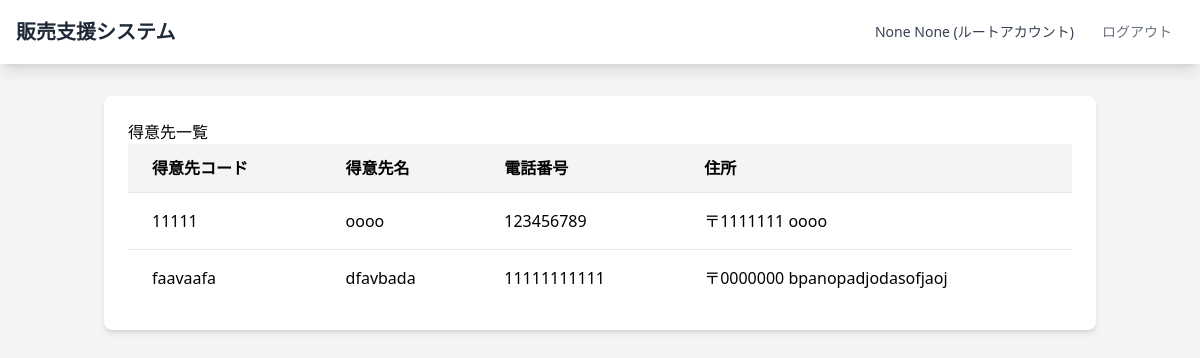
The page /sales/customers/ (signed in) on the database as committed earlier.
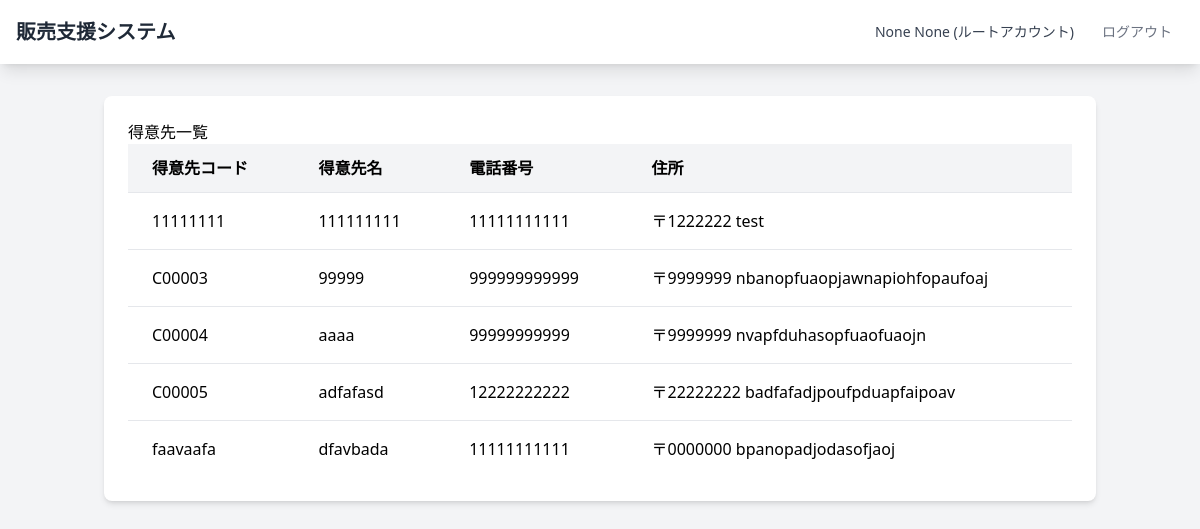
The same page on the database as committed later.
### sales/models.py (models this page shows, shortened)
class Customer(models.Model):
    customer_code = models.CharField("得意先コード", max_length=10, unique=True)
    customer_name = models.CharField("得意先名", max_length=100)
    phone_number = models.CharField("電話番号", max_length=15)
    postal_code = models.CharField("郵便番号", max_length=8)
    address = models.CharField("住所", max_length=200)
    email = models.EmailField("メールアドレス")
    class Meta:
        verbose_name = "得意先"
        verbose_name_plural = "得意先一覧"
        ordering = ['customer_code']  # 得意先コード順にソート

### sales/views.py (the view)
# urls.py: path('customers/', views.CustomerListView.as_view(), name='customer_list'),
class CustomerListView(LoginRequiredMixin, ListView):
    model = Customer
    template_name = 'sales/customer_list.html'
    context_object_name = 'customers'
    ordering = ['customer_code']  # コード順にソート
    def get_context_data(self, **kwargs):
        context = super().get_context_data(**kwargs)
        user = self.request.user
        context['can_edit'] = user.account_type == 'root' or (
            user.department and user.department.name == '営業部'
        )
        return context

### templates/sales/customer_list.html (shortened to what this page needs)
{% extends "base.html" %}
{% load widget_tweaks %}
{% block title %}
<div class="h1">得意先一覧</div>
{% endblock %}
{% block content %}
<div class="overflow-x-auto">
    <table class="min-w-full bg-white">
        <thead class="bg-gray-100">
            <tr>
                <th class="px-6 py-3 border-b text-left">得意先コード</th>
                <th class="px-6 py-3 border-b text-left">得意先名</th>
                <th class="px-6 py-3 border-b text-left">電話番号</th>
                <th class="px-6 py-3 border-b text-left">住所</th>
            </tr>
        </thead>
        <tbody class="divide-y divide-gray-200">
            {% for customer in customers %}
            <tr>
                <td class="px-6 py-4">{{ customer.customer_code }}</td>
                <td class="px-6 py-4">{{ customer.customer_name }}</td>
                <td class="px-6 py-4">{{ customer.phone_number }}</td>
                <td class="px-6 py-4">〒{{ customer.postal_code }} {{ customer.address }}</td>
            </tr>
            {% endfor %}
        </tbody>
    </table>
</div>
{% endblock %}

Rows that differ between the two databases and show on the page:
removed Customer: customer_code "11111", customer_name "oooo", phone_number "123456789", postal_code "1111111", address "oooo"
added Customer: customer_code "11111111", customer_name "111111111", phone_number "11111111111", postal_code "1222222", address "test"
added Customer: customer_code "C00003", customer_name "99999", phone_number "999999999999", postal_code "9999999", address "nbanopfuaopjawnapiohfopaufoaj"
added Customer: customer_code "C00004", customer_name "aaaa", phone_number "99999999999", postal_code "9999999", address "nvapfduhasopfuaofuaojn"
added Customer: customer_code "C00005", customer_name "adfafasd", phone_number "12222222222", postal_code "22222222", address "badfafadjpoufpduapfaipoav"
